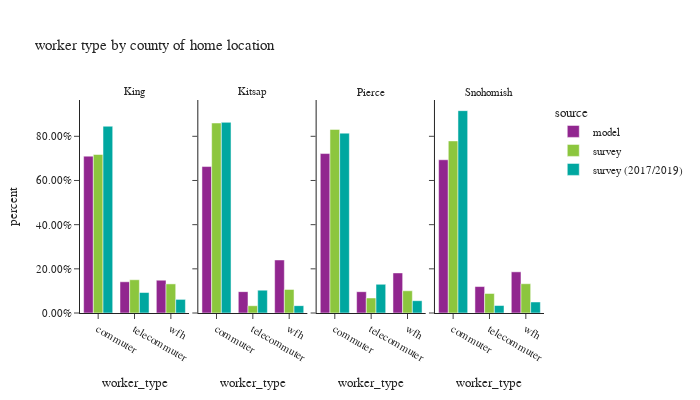

The notebook cell this image was saved under:
### Code cell
df_worker_count = workers.groupby(['source','CountyName_hh','worker_type'])['pdexpfac']. \
    sum().reset_index()
df_worker_count['percent'] = df_worker_count.groupby(['source','CountyName_hh'], group_keys=False)['pdexpfac']. \
    apply(lambda x: x / float(x.sum()))

df_worker_count_ct = workers.groupby(['source','CountyName_hh','worker_type'])['pdexpfac'].count().reset_index(). \
    rename(columns={'pdexpfac':'sample count'})
df_worker_count = df_worker_count.merge(df_worker_count_ct, on=['source','CountyName_hh','worker_type']). \
    rename(columns={'pdexpfac':'total count'})


fig = px.bar(df_worker_count.sort_values(by=['CountyName_hh','worker_type']), x='worker_type', y="percent",
             facet_col="CountyName_hh", color="source",hover_data=['sample count','total count'],
             barmode="group",
             title="worker type by county of home location")
fig.for_each_annotation(lambda a: a.update(text = a.text.split("=")[-1]))
fig.update_layout(height=400, width=700, font=dict(size=11))
fig.for_each_yaxis(lambda a: a.update(tickformat = ".2%"))
fig.update_xaxes(categoryorder='array', categoryarray= ['commuter','telecommuter','wfh'])
fig.show()

### Figure 1 — Plotly figure (JSON) as saved in the notebook; plotly's stock layout.template omitted (floating-point values rounded to 4 significant figures)
{"data": [{"alignmentgroup": "True", "customdata": [[904000.0, 904000.0], [179900.0, 179900.0], [188900.0, 188900.0]], "hovertemplate": "source=model<br>CountyName_hh=King<br>worker_type=%{x}<br>percent=%{y}<br>sample count=%{customdata[0]}<br>total count=%{customdata[1]}<extra></extra>", "legendgroup": "model", "marker": {"color": "#91268F", "pattern": {"shape": ""}}, "name": "model", "offsetgroup": "model", "orientation": "v", "showlegend": true, "textposition": "auto", "type": "bar", "x": ["commuter", "telecommuter", "wfh"], "xaxis": "x", "y": [0.7102, 0.1414, 0.1484], "yaxis": "y"}, {"alignmentgroup": "True", "customdata": [[81290.0, 81290.0], [11860.0, 11860.0], [29440.0, 29440.0]], "hovertemplate": "source=model<br>CountyName_hh=Kitsap<br>worker_type=%{x}<br>percent=%{y}<br>sample count=%{customdata[0]}<br>total count=%{customdata[1]}<extra></extra>", "legendgroup": "model", "marker": {"color": "#91268F", "pattern": {"shape": ""}}, "name": "model", "offsetgroup": "model", "orientation": "v", "showlegend": false, "textposition": "auto", "type": "bar", "x": ["commuter", "telecommuter", "wfh"], "xaxis": "x2", "y": [0.6631, 0.09677, 0.2401], "yaxis": "y2"}, {"alignmentgroup": "True", "customdata": [[322600.0, 322600.0], [43130.0, 43130.0], [81100.0, 81100.0]], "hovertemplate": "source=model<br>CountyName_hh=Pierce<br>worker_type=%{x}<br>percent=%{y}<br>sample count=%{customdata[0]}<br>total count=%{customdata[1]}<extra></extra>", "legendgroup": "model", "marker": {"color": "#91268F", "pattern": {"shape": ""}}, "name": "model", "offsetgroup": "model", "orientation": "v", "showlegend": false, "textposition": "auto", "type": "bar", "x": ["commuter", "telecommuter", "wfh"], "xaxis": "x3", "y": [0.722, 0.09652, 0.1815], "yaxis": "y3"}, {"alignmentgroup": "True", "customdata": [[304500.0, 304500.0], [52550.0, 52550.0], [81790.0, 81790.0]], "hovertemplate": "source=model<br>CountyName_hh=Snohomish<br>worker_type=%{x}<br>percent=%{y}<br>sample count=%{customdata[0]}<br>total count=%{customdata[1]}<extra></extra>", "legendgroup": "model", "marker": {"color": "#91268F", "pattern": {"shape": ""}}, "name": "model", "offsetgroup": "model", "orientation": "v", "showlegend": false, "textposition": "auto", "type": "bar", "x": ["commuter", "telecommuter", "wfh"], "xaxis": "x4", "y": [0.6939, 0.1198, 0.1864], "yaxis": "y4"}, {"alignmentgroup": "True", "customdata": [[1473.0, 819000.0], [618.0, 171800.0], [567.0, 150400.0]], "hovertemplate": "source=survey<br>CountyName_hh=King<br>worker_type=%{x}<br>percent=%{y}<br>sample count=%{customdata[0]}<br>total count=%{customdata[1]}<extra></extra>", "legendgroup": "survey", "marker": {"color": "#8CC63E", "pattern": {"shape": ""}}, "name": "survey", "offsetgroup": "survey", "orientation": "v", "showlegend": true, "textposition": "auto", "type": "bar", "x": ["commuter", "telecommuter", "wfh"], "xaxis": "x", "y": [0.7176, 0.1506, 0.1318], "yaxis": "y"}, {"alignmentgroup": "True", "customdata": [[122.0, 101100.0], [22.0, 3877.0], [43.0, 12550.0]], "hovertemplate": "source=survey<br>CountyName_hh=Kitsap<br>worker_type=%{x}<br>percent=%{y}<br>sample count=%{customdata[0]}<br>total count=%{customdata[1]}<extra></extra>", "legendgroup": "survey", "marker": {"color": "#8CC63E", "pattern": {"shape": ""}}, "name": "survey", "offsetgroup": "survey", "orientation": "v", "showlegend": false, "textposition": "auto", "type": "bar", "x": ["commuter", "telecommuter", "wfh"], "xaxis": "x2", "y": [0.8603, 0.03297, 0.1068], "yaxis": "y2"}, {"alignmentgroup": "True", "customdata": [[234.0, 323300.0], [48.0, 26460.0], [55.0, 39120.0]], "hovertemplate": "source=survey<br>CountyName_hh=Pierce<br>worker_type=%{x}<br>percent=%{y}<br>sample count=%{customdata[0]}<br>total count=%{customdata[1]}<extra></extra>", "legendgroup": "survey", "marker": {"color": "#8CC63E", "pattern": {"shape": ""}}, "name": "survey", "offsetgroup": "survey", "orientation": "v", "showlegend": false, "textposition": "auto", "type": "bar", "x": ["commuter", "telecommuter", "wfh"], "xaxis": "x3", "y": [0.8314, 0.06805, 0.1006], "yaxis": "y3"}, {"alignmentgroup": "True", "customdata": [[261.0, 292400.0], [73.0, 33140.0], [85.0, 49730.0]], "hovertemplate": "source=survey<br>CountyName_hh=Snohomish<br>worker_type=%{x}<br>percent=%{y}<br>sample count=%{customdata[0]}<br>total count=%{customdata[1]}<extra></extra>", "legendgroup": "survey", "marker": {"color": "#8CC63E", "pattern": {"shape": ""}}, "name": "survey", "offsetgroup": "survey", "orientation": "v", "showlegend": false, "textposition": "auto", "type": "bar", "x": ["commuter", "telecommuter", "wfh"], "xaxis": "x4", "y": [0.7791, 0.08832, 0.1325], "yaxis": "y4"}, {"alignmentgroup": "True", "customdata": [[4955.0, 775300.0], [385.0, 85030.0], [471.0, 56510.0]], "hovertemplate": "source=survey (2017/2019)<br>CountyName_hh=King<br>worker_type=%{x}<br>percent=%{y}<br>sample count=%{customdata[0]}<br>total count=%{customdata[1]}<extra></extra>", "legendgroup": "survey (2017/2019)", "marker": {"color": "#00A7A0", "pattern": {"shape": ""}}, "name": "survey (2017/2019)", "offsetgroup": "survey (2017/2019)", "orientation": "v", "showlegend": true, "textposition": "auto", "type": "bar", "x": ["commuter", "telecommuter", "wfh"], "xaxis": "x", "y": [0.8456, 0.09275, 0.06164], "yaxis": "y"}, {"alignmentgroup": "True", "customdata": [[157.0, 86080.0], [17.0, 10320.0], [25.0, 3319.0]], "hovertemplate": "source=survey (2017/2019)<br>CountyName_hh=Kitsap<br>worker_type=%{x}<br>percent=%{y}<br>sample count=%{customdata[0]}<br>total count=%{customdata[1]}<extra></extra>", "legendgroup": "survey (2017/2019)", "marker": {"color": "#00A7A0", "pattern": {"shape": ""}}, "name": "survey (2017/2019)", "offsetgroup": "survey (2017/2019)", "orientation": "v", "showlegend": false, "textposition": "auto", "type": "bar", "x": ["commuter", "telecommuter", "wfh"], "xaxis": "x2", "y": [0.8632, 0.1035, 0.03328], "yaxis": "y2"}, {"alignmentgroup": "True", "customdata": [[471.0, 246400.0], [49.0, 39310.0], [43.0, 16850.0]], "hovertemplate": "source=survey (2017/2019)<br>CountyName_hh=Pierce<br>worker_type=%{x}<br>percent=%{y}<br>sample count=%{customdata[0]}<br>total count=%{customdata[1]}<extra></extra>", "legendgroup": "survey (2017/2019)", "marker": {"color": "#00A7A0", "pattern": {"shape": ""}}, "name": "survey (2017/2019)", "offsetgroup": "survey (2017/2019)", "orientation": "v", "showlegend": false, "textposition": "auto", "type": "bar", "x": ["commuter", "telecommuter", "wfh"], "xaxis": "x3", "y": [0.8144, 0.1299, 0.0557], "yaxis": "y3"}, {"alignmentgroup": "True", "customdata": [[392.0, 283500.0], [32.0, 10480.0], [29.0, 15460.0]], "hovertemplate": "source=survey (2017/2019)<br>CountyName_hh=Snohomish<br>worker_type=%{x}<br>percent=%{y}<br>sample count=%{customdata[0]}<br>total count=%{customdata[1]}<extra></extra>", "legendgroup": "survey (2017/2019)", "marker": {"color": "#00A7A0", "pattern": {"shape": ""}}, "name": "survey (2017/2019)", "offsetgroup": "survey (2017/2019)", "orientation": "v", "showlegend": false, "textposition": "auto", "type": "bar", "x": ["commuter", "telecommuter", "wfh"], "xaxis": "x4", "y": [0.9162, 0.03386, 0.04995], "yaxis": "y4"}], "layout": {"annotations": [{"font": {}, "showarrow": false, "text": "King", "x": 0.1175, "xanchor": "center", "xref": "paper", "y": 1.0, "yanchor": "bottom", "yref": "paper"}, {"font": {}, "showarrow": false, "text": "Kitsap", "x": 0.3725, "xanchor": "center", "xref": "paper", "y": 1.0, "yanchor": "bottom", "yref": "paper"}, {"font": {}, "showarrow": false, "text": "Pierce", "x": 0.6275, "xanchor": "center", "xref": "paper", "y": 1.0, "yanchor": "bottom", "yref": "paper"}, {"font": {}, "showarrow": false, "text": "Snohomish", "x": 0.8825, "xanchor": "center", "xref": "paper", "y": 1.0, "yanchor": "bottom", "yref": "paper"}], "barmode": "group", "font": {"size": 11}, "height": 400, "legend": {"title": {"text": "source"}, "tracegroupgap": 0}, "title": {"text": "worker type by county of home location"}, "width": 700, "xaxis": {"anchor": "y", "categoryarray": ["commuter", "telecommuter", "wfh"], "categoryorder": "array", "domain": [0.0, 0.235], "title": {"text": "worker_type"}}, "xaxis2": {"anchor": "y2", "categoryarray": ["commuter", "telecommuter", "wfh"], "categoryorder": "array", "domain": [0.255, 0.49], "matches": "x", "title": {"text": "worker_type"}}, "xaxis3": {"anchor": "y3", "categoryarray": ["commuter", "telecommuter", "wfh"], "categoryorder": "array", "domain": [0.51, 0.745], "matches": "x", "title": {"text": "worker_type"}}, "xaxis4": {"anchor": "y4", "categoryarray": ["commuter", "telecommuter", "wfh"], "categoryorder": "array", "domain": [0.765, 1.0], "matches": "x", "title": {"text": "worker_type"}}, "yaxis": {"anchor": "x", "domain": [0.0, 1.0], "tickformat": ".2%", "title": {"text": "percent"}}, "yaxis2": {"anchor": "x2", "domain": [0.0, 1.0], "matches": "y", "showticklabels": false, "tickformat": ".2%"}, "yaxis3": {"anchor": "x3", "domain": [0.0, 1.0], "matches": "y", "showticklabels": false, "tickformat": ".2%"}, "yaxis4": {"anchor": "x4", "domain": [0.0, 1.0], "matches": "y", "showticklabels": false, "tickformat": ".2%"}}}
